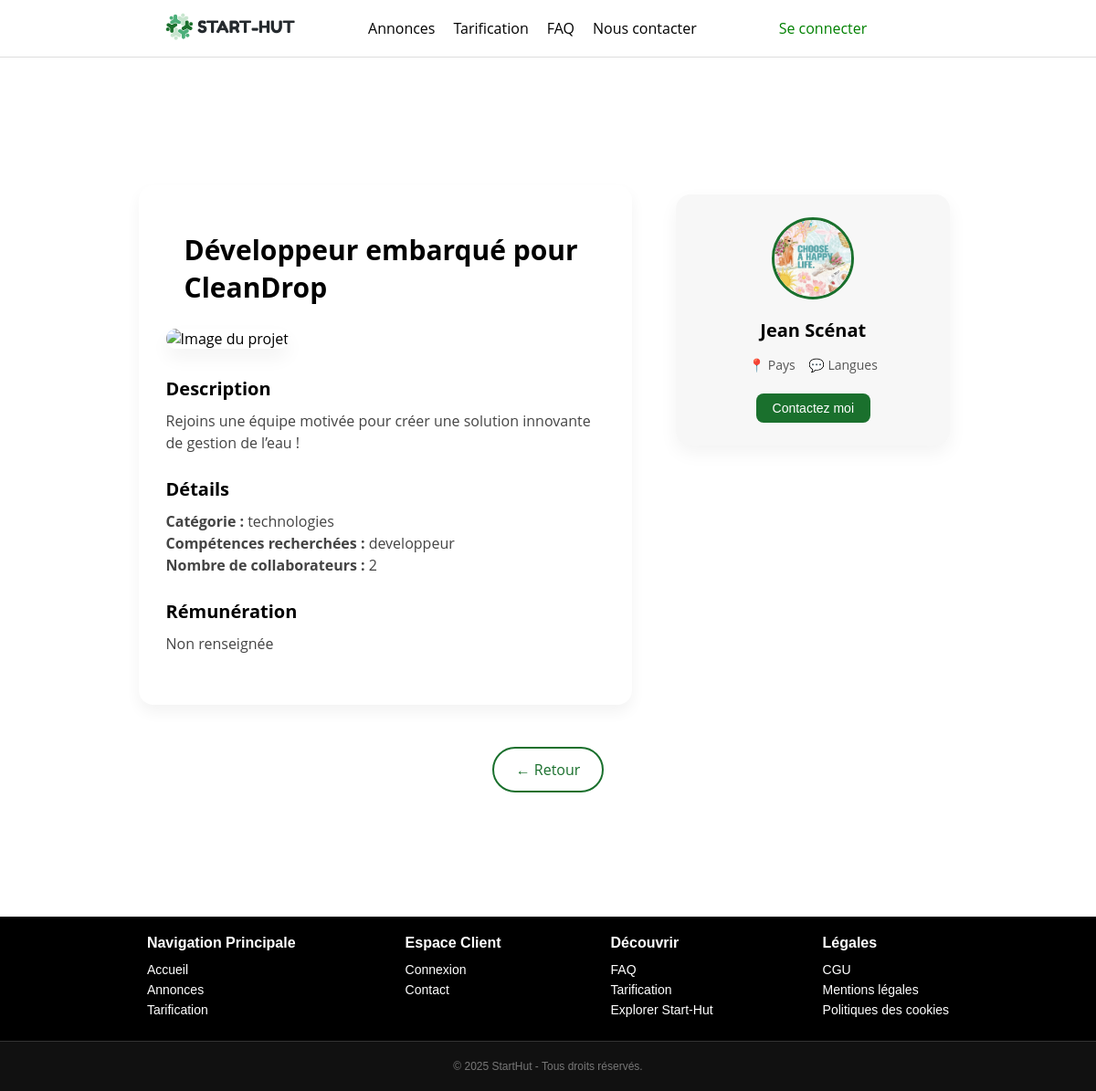
/src/views/annonce.php?id=3&from=index, run on the app's committed database.
### tables this page shows
CREATE TABLE Documents (
    id INT PRIMARY KEY AUTO_INCREMENT,
    proprietaire INT ,
    projet INT ,
    lien VARCHAR(255) NOT NULL,
    type ENUM('texte', 'image', 'video', 'pdf') NOT NULL ,

    FOREIGN KEY (proprietaire) REFERENCES Utilisateurs(id),
    FOREIGN KEY (projet) REFERENCES Projets(id)
);

CREATE TABLE Projets (
    id INT PRIMARY KEY AUTO_INCREMENT,
    createur INT NOT NULL,
    nom VARCHAR(255) NOT NULL UNIQUE,
    taches_effectuees INT NOT NULL  DEFAULT 0 CHECK (taches_effectuees >= 0),
    principe_du_projet TEXT NOT NULL ,
    definition_du_marche TEXT ,
    analyse_de_la_demande TEXT ,
    analyse_de_la_concurrence TEXT ,

    annonce_date_creation DATETIME NOT NULL ,
    annonce_titre VARCHAR(255) NOT NULL ,
    annonce_description TEXT NOT NULL ,
    annonce_competences_recherchees ENUM ('developpeur', 'designer', 'marketing', 'communication', 'autre') NOT NULL,
    annonce_categorie ENUM ('technologies', 'education', 'business', 'autre') NOT NULL,
    annonce_collaborateurs_souhaites INT NOT NULL ,
    annonce_remuneration DOUBLE NOT NULL DEFAULT 0 CHECK (annonce_remuneration >= 0),
    annonce_etat ENUM ('ouvert', 'ferme') NOT NULL ,

    FOREIGN KEY (createur) REFERENCES Utilisateurs(id)
);

CREATE TABLE Utilisateurs (
    id INT PRIMARY KEY AUTO_INCREMENT,
    nom VARCHAR(255) NOT NULL,
    prenom VARCHAR(255) NOT NULL ,
    email VARCHAR(255) NOT NULL UNIQUE,
    mot_de_passe VARCHAR(255) NOT NULL,
    description_profil VARCHAR(255),
    langues_parlees VARCHAR(255),
    type ENUM('porteur', 'collaborateur', 'admin') NOT NULL
);

### src/views/annonce.php (the view, shortened to what this page needs)
<!DOCTYPE html>
<html>
    <head>
         <link rel="stylesheet" href="/Start-Hut/public/assets/css/styles-meryem.css">
         <link rel="stylesheet" href="/Start-Hut/public/assets/css/styles-guillaume.css">
        <link rel="stylesheet" href="/Start-Hut/public/assets/css/styles.css">
    </head>
    <body>
        <?php
        include('../templates/header.php');
        $bdd = new PDO("mysql:host=" . DB_HOST . ";dbname=" . DB_NAME . ";charset=utf8", DB_USER, DB_PASS);
        $id_annonce = isset($_GET['id']) ? (int)$_GET['id'] : 0;
        $req = $bdd->prepare('SELECT p.*, u.nom, u.prenom, d.lien FROM Projets p
                     JOIN Utilisateurs u ON p.createur = u.id
                     LEFT JOIN Documents d ON p.id = d.projet AND d.type = "image"
                     WHERE p.id = ?');
        $req->execute([$id_annonce]);
        $annonce = $req->fetch(PDO::FETCH_ASSOC);
        ?>
        <div class="content">
        <div class="containerAnnonceFlex">
    <div class="annonceGauche">
        <h1 class="titreAnnonce"><?php echo htmlspecialchars($annonce['annonce_titre']); ?></h1>
        <img src="<?php echo $annonce['lien'] ?? 'https://vection-cms-prod.s3.eu-central-1.amazonaws.com/Adobe_Stock_525614074_8ab9bd18e3.jpeg'; ?>" alt="Image du projet" class="visuelAnnonce">
        <div class="description-bloc">
            <h3>Description</h3>
            <p><?php echo htmlspecialchars($annonce['annonce_description']); ?></p>
        </div>
        <div class="details-bloc">
            <h3>Détails</h3>
            <p><strong>Catégorie :</strong> <?php echo htmlspecialchars($annonce['annonce_categorie']); ?></p>
            <p><strong>Compétences recherchées :</strong> <?php echo htmlspecialchars($annonce['annonce_competences_recherchees']); ?></p>
            <p><strong>Nombre de collaborateurs :</strong> <?php echo htmlspecialchars($annonce['annonce_collaborateurs_souhaites']); ?></p>
        </div>
        <div class="remuneration-bloc">
    <h3>Rémunération</h3>
    <p>
        <?php
            echo isset($annonce['annonce_remuneration']) && $annonce['annonce_remuneration'] > 0
                ? htmlspecialchars($annonce['annonce_remuneration']) . ' €'
                : "Non renseignée";
        ?>
    </p>
</div>
    </div>
    <div class="annonceDroite">
        <div class="carteProfil">
            <img src="/Start-Hut/public/assets/img/APRIL.png" alt="Photo de profil" class="profilImage">
            <h2><?= htmlspecialchars($annonce['prenom'] . ' ' . $annonce['nom']); ?></h2>
            <p><span>📍</span> Pays &nbsp;&nbsp; <span>💬</span> Langues</p>
            <button class="btnContact" onclick="openChatModal(<?= $annonce['createur'] ?>)">Contactez moi</button>
        </div>
    </div>
</div>
            <?php
                $from_page = $_GET['from'] ?? 'annonces';
                $return_link = '/Start-Hut/src/views/annonces.php';
                if ($from_page === 'index') {
                    $return_link = '/Start-Hut/public/index.php';
                }
                ?>
                <div style="margin: 20px;">
                    <a href="<?= $return_link ?>" class="btnAction btnSecondaire">← Retour</a>
                </div>
        </div>
        <?php include('../templates/footer.php'); ?>
    </body>
</html>

### public/assets/css/styles-meryem.css (style rules this page uses)
:root { --primary-color: green; --primary-dark: rgb(6, 78, 6); --primary-light: #d1ffd1; --text-color: #333; --background: #f8f8f8; }
body { margin: 0; font-family: Arial, sans-serif; background-color: white; }
.containerAnnonceFlex { align-items: flex-start; display: flex; flex-wrap: wrap; justify-content: space-between; max-width: 1200px; margin: 80px auto 40px; padding: 0 20px; gap: 40px; }
.annonceGauche { flex: 1 1 60%; background-color: #ffffff; padding: 30px; border-radius: 16px; box-shadow: 0 8px 16px rgba(0, 0, 0, 0.05); text-align: left; }
.titreAnnonce { font-size: 30px; margin-bottom: 25px; font-weight: bold; text-align: left; }
.visuelAnnonce { width: 100%; border-radius: 30px; object-fit: cover; margin-bottom: 30px; box-shadow: 0 10px 20px rgba(0,0,0,0.05); }
.description-bloc, .details-bloc { margin-bottom: 25px; }
.description-bloc h3, .details-bloc h3 { font-size: 20px; margin-bottom: 10px; }
.description-bloc p, .details-bloc p { font-size: 16px; color: #444; line-height: 1.5; }
.roles-bloc, .remuneration-bloc { margin-bottom: 25px; }
.roles-bloc h3, .remuneration-bloc h3 { font-size: 20px; margin-bottom: 10px; }
.roles-bloc p, .remuneration-bloc p { font-size: 16px; color: #444; line-height: 1.5; }
.annonceDroite { margin-top: 10px; flex: 1 1 35%; display: flex; justify-content: center; align-items: center; }
.carteProfil { background: #f7f7f7; padding: 25px 20px; border-radius: 16px; text-align: center; width: 100%; max-width: 300px; box-shadow: 0 8px 20px rgba(0, 0, 0, 0.05); display: flex; flex-direction: column; align-items: center; gap: 10px; }
.profilImage { width: 90px; height: 90px; object-fit: cover; border-radius: 50%; margin-bottom: 10px; border: 3px solid #1A702D; }
.carteProfil h2 { font-size: 20px; margin-bottom: 5px; }
.carteProfil p { font-size: 14px; color: #555; margin-bottom: 12px; }
.btnContact { background-color: #1A702D; color: white; padding: 8px 18px; font-size: 14px; border: none; border-radius: 8px; cursor: pointer; transition: background-color 0.3s ease; }
.btnAction { background-color: #1A702D; color: white; padding: 12px 24px; font-size: 16px; border: none; border-radius: 30px; cursor: pointer; transition: all 0.3s ease; }
.btnSecondaire { background-color: transparent; color: #1A702D; border: 2px solid #1A702D; }

### public/assets/css/styles-guillaume.css (style rules this page uses)
a { color: green; text-decoration: none; }
.content { display: flex; flex-direction: column; align-items: center; justify-content: center; }

### public/assets/css/styles.css (style rules this page uses)
* { margin: 0; padding: 0; box-sizing: border-box; }
body { width: auto; font-family: 'Open Sans', sans-serif; display: flex; flex-direction: column; min-height: 100vh; }
html, body { margin: 0; padding: 0; overflow-x: hidden; width: 100vw; box-sizing: border-box; }
.content { display: flex; justify-content: center; align-items: center; flex-direction: column; text-align: center; padding-bottom: 100px; }
.content { width: 80%; margin: 30px auto; }
h1 { font-size: 2em; margin: 20px 0; padding-left: 20px; }

### data on the page
documents: projet.annonce_titre "Développeur embarqué pour CleanDrop", projet.annonce_description "Rejoins une équipe motivée pour créer une solution innovante de gestion de l’eau !", projet.annonce_categorie "technologies", projet.annonce_competences_recherchees "developpeur", projet.annonce_collaborateurs_souhaites "2", utilisateurs.prenom+nom "Jean Scénat"
